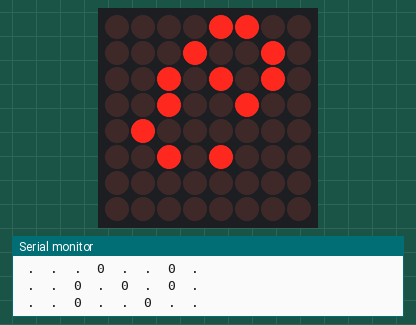
This sketch was run on a simulated Arduino Uno, built with avr-gcc and run on an emulated ATmega328P. Parts: 8×8 LED matrix, the last lines printed to the serial monitor.

Above: at 0.1 s.
At 0.8 s:
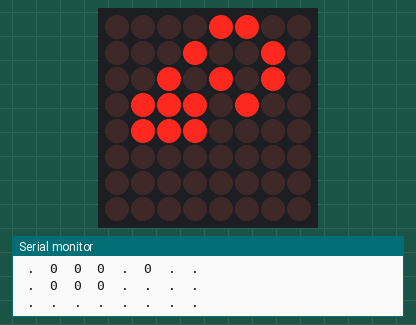
At 1.4 s:
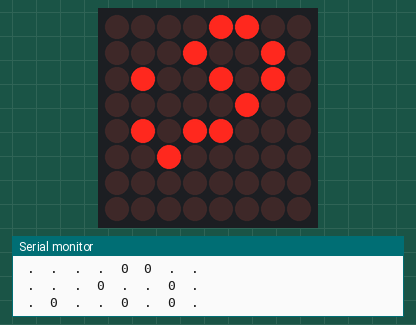
At 2.1 s:
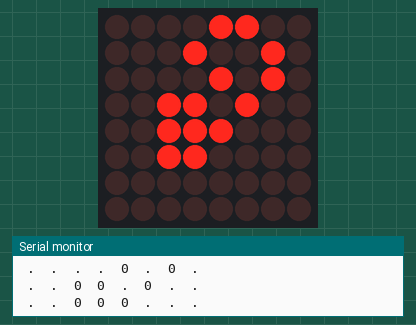

Measured:
- by itself, everything shown: repeats every 2.6 s, in 4 steps
- what the display in image 1 shows lasts 0.7 s, from 0.7 s to 1.4 s

The sketch:

gLife.ino
```cpp
#include "LedControl.h"

/*
 Now we need a LedControl to work with.
 ***** These pin numbers will probably not work with your hardware *****
 pin 12 is connected to the DataIn
 pin 11 is connected to the CLK
 pin 10 is connected to LOAD
 We have only a single MAX72XX.
 */
// Works on the Generic MAX7219 8x8 LED Matrix
//runs on the Arduino Uno R3
LedControl lc=LedControl(12,11,10,1);
void setup() {
  // put your setup code here, to run once:
  Serial.begin(9600);
  //while(!Serial);
    /*
   The MAX72XX is in power-saving mode on startup,
   we have to do a wakeup call
   */
  lc.shutdown(0,false);
  /* Set the brightness to a medium values */
  lc.setIntensity(0,8);
  /* and clear the display */
  lc.clearDisplay(0);

  bool gridOne[10][10]={};
  bool octagon[10][10]=    {
        //octagon
        {0, 0, 0, 0, 0, 0, 0, 0, 0, 0},
        {0, 0, 0, 0, 1, 1, 0, 0, 0, 0},
        {0, 0, 0, 1, 0, 0, 1, 0, 0, 0},
        {0, 0, 1, 0, 0, 0, 0, 1, 0, 0},
        {0, 1, 0, 0, 0, 0, 0, 0, 1, 0},
        {0, 1, 0, 0, 0, 0, 0, 0, 1, 0},
        {0, 0, 1, 0, 0, 0, 0, 1, 0, 0},
        {0, 0, 0, 1, 0, 0, 1, 0, 0, 0},
        {0, 0, 0, 0, 1, 1, 0, 0, 0, 0},
        {0, 0, 0, 0, 0, 0, 0, 0, 0, 0},
    };
  bool mold[10][10]=    {
        //mold
        {0, 0, 0, 0, 0, 0, 0, 0, 0, 0},
        {0, 0, 0, 0, 0, 1, 1, 0, 0, 0},
        {0, 0, 0, 0, 1, 0, 0, 1, 0, 0},
        {0, 0, 0, 1, 0, 1, 0, 1, 0, 0},
        {0, 0, 0, 1, 0, 0, 1, 0, 0, 0},
        {0, 0, 1, 0, 0, 0, 0, 0, 0, 0},
        {0, 0, 0, 1, 0, 1, 0, 0, 0, 0},
        {0, 0, 0, 0, 0, 0, 0, 0, 0, 0},
        {0, 0, 0, 0, 0, 0, 0, 0, 0, 0},
    };

    while(true){
      displayGrid(mold);
      evaluateGrid(mold);
      Serial.println("\t\t\t\tNew Generation");
      delay(500);
      lc.clearDisplay(0);
    }

}

void loop() {
  // put your main code here, to run repeatedly:

}

void displayGrid(bool gridOne[10][10]){
  for(int m=1;m<9;m++){
    for(int n=1;n<9;n++){
          if(gridOne[m][n]==true){
            //light the respective led
            lc.setLed(0, m-1, n-1, 1);
            Serial.print(" 0 ");
            if(n==8){
              Serial.print("\n");
              }
          }
          else{
            //do nothing
            Serial.print(" . ");
            if(n==8){
              Serial.print("\n");
            }
         }
      }
    }
  }

 void copyGrid(bool gridOne[10][10], bool gridTwo[10][10]){
    for(int m=0;m<9;m++){
      for(int n=0; n<9;n++){
          gridTwo[m][n]=gridOne[m][n];
        }
      }
  }

void evaluateGrid(bool gridOne[10][10]){
    bool gridTwo[10][10]={};
    copyGrid(gridOne,gridTwo);
    //first two outer loops to access individual cells
    //two inner loops to compare the state
    for(int j=1;j<9;j++){
      for(int k=1;k<9;k++){
        int neighbours=0;

        for(int a=-1;a<2;a++){
          for(int b=-1;b<2;b++){
            if(!(a==0 && b==0)){
              if(gridTwo[j+a][k+b]){
                ++neighbours;
                }
              }
            }
          }

          if(neighbours<2){
            gridOne[j][k]=false;
            }
          else if(neighbours==3){
            gridOne[j][k]= true;
            }
           else if(neighbours>3){
            gridOne[j][k]= false;
            }
        }
      }
    }
```
